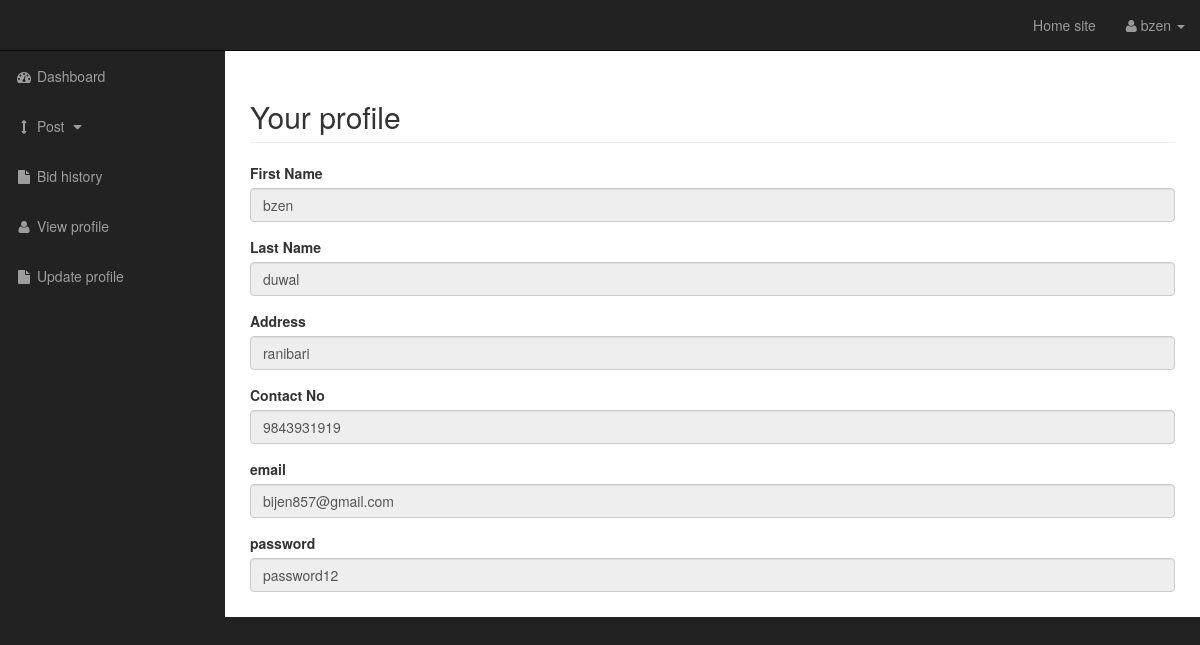
The app's page /owner_login_templete/view_profile.php (signed in) with its own data.
### tables this page shows
CREATE TABLE `owner_login` (
  `id` int(12) NOT NULL,
  `first_name` varchar(30) NOT NULL,
  `last_name` varchar(20) NOT NULL,
  `address` varchar(40) NOT NULL,
  `contact_no` varchar(30) NOT NULL,
  `email` varchar(22) NOT NULL,
  `password` varchar(30) NOT NULL
);

### owner_login_templete/view_profile.php (the view, shortened to what this page needs)
 <?php include "include/header.php";?>
    <div id="wrapper">
<?php include "include/side_navbar.php"?>
        <div id="page-wrapper">
            <div class="container-fluid">
                <div class="row">
                    <div class="col-lg-12">
                        <h2 class="page-header">
                           Your profile
                        </h2>
<?php
$email=$_SESSION['name'];
$query ="SELECT * from owner_login WHERE email='$email'";
$query_for_profile=mysqli_query($link,$query);
while($row=mysqli_fetch_assoc($query_for_profile)){
  $first_name=$row['first_name'];
  $last_name=$row['last_name'];
  $address=$row['address'];
  $contact_no=$row['contact_no'];
  $email=$row["email"];
  $password=$row['password'];
}
?>
<form method="post">
      <div class="form-group">
         <label for="first_name">First Name </label>
          <input type="text" value="<?php echo "$first_name"; ?>" class="form-control" name="first_name" readonly>
      </div>
       <div class="form-group">
         <label for="last_name"> Last Name </label>
          <input type="text"  value="<?php echo "$last_name"; ?>" class="form-control" name="last_name" readonly>
      </div>
      <div class="form-group">
         <label for="address"> Address </label>
         <input type="text"  value="<?php echo "$address"; ?>" class="form-control" name="address" readonly>
      </div>
         <div class="form-group">
         <label for="contact_no"> Contact No </label>
         <input type="number" value="<?php echo "$contact_no"; ?>" class="form-control" name="contact_no" readonly>
      </div>
     <div class="form-group">
         <label for="email"> email </label>
         <input type="text"  value="<?php echo "$email"; ?>" class="form-control" name="email" readonly>
      </div>
         <div class="form-group">
         <label for="password"> password </label>
         <input type="text" value="<?php echo "$password"; ?>" class="form-control" name="password" readonly>
      </div>
</form>
</div>
</div>
<?php include "include/footer.php"?>
   <?php include"include/footer.php"?>

### owner_login_templete/include/side_navbar.php (shortened to what this page needs)
        <nav class="navbar navbar-inverse navbar-fixed-top" role="navigation">
            <ul class="nav navbar-right top-nav">
<li> <a href="../index.php">Home site</a>
                <li class="dropdown">
                    <a href="" class="dropdown-toggle" data-toggle="dropdown"><i class="fa fa-user"></i>  <?php
     $name=$_SESSION['name'];
     $query="SELECT * FROM owner_login WHERE email='{$name}'";
    if($result=mysqli_query($link,$query)){
        $row=mysqli_fetch_assoc($result);
        $name=$row['first_name'];
    }
                            ?>
                            <?php
                            echo  $name;
                            ?>
                            <b class="caret"></b></a>
                </li>
            </ul>
            <div class="collapse navbar-collapse navbar-ex1-collapse">
                <ul class="nav navbar-nav side-nav">
                    <li>
                        <a href="index.php"><i class="fa fa-fw fa-dashboard"></i> Dashboard</a>
                    </li>
                     <li>
                        <a href="javascript:;" data-toggle="collapse" data-target="#demo"><i class="fa fa-fw fa-arrows-v"></i> Post <i class="fa fa-fw fa-caret-down"></i></a>
                    </li>
                    <li>
                        <a href="./view_bid_history.php"><i class="fa fa-fw fa-file"></i> Bid history </a>
                    </li>
                      <li>
                        <a href="./view_profile.php"><i class="fa fa-fw fa-user"></i> View profile </a>
                    </li>
                     <li>
                        <a href="./update_profile.php"><i class="fa fa-fw fa-file"></i> Update profile </a>
                    </li>
                </ul>
            </div>
        </nav>

### owner_login_templete/css/sb-admin.css (style rules this page uses)
body { margin-top: 100px; background-color: #222; }
@media (min-width:768px) { body { margin-top: 50px; } }
#wrapper { padding-left: 0; }
#page-wrapper { width: 100%; padding: 0; background-color: #fff; }
@media (min-width:768px) { #wrapper { padding-left: 225px; } }
@media (min-width:768px) { #page-wrapper { padding: 10px; } }
.top-nav { padding: 0 15px; }
.top-nav>li { display: inline-block; float: left; }
.top-nav>li>a { padding-top: 15px; padding-bottom: 15px; line-height: 20px; color: #999; }
@media (min-width:768px) { .side-nav { position: fixed; top: 51px; left: 225px; width: 225px; margin-left: -225px; border: none; border-radius: 0; overflow-y: auto; background-color: #222; } }
@media (min-width:768px) { .side-nav>li>a { width: 225px; } }

### records on screen
owner_login: first_name "bzen", last_name "duwal", address "ranibari", contact_no "9843931919", email "bijen857@gmail.com", password "password12"
